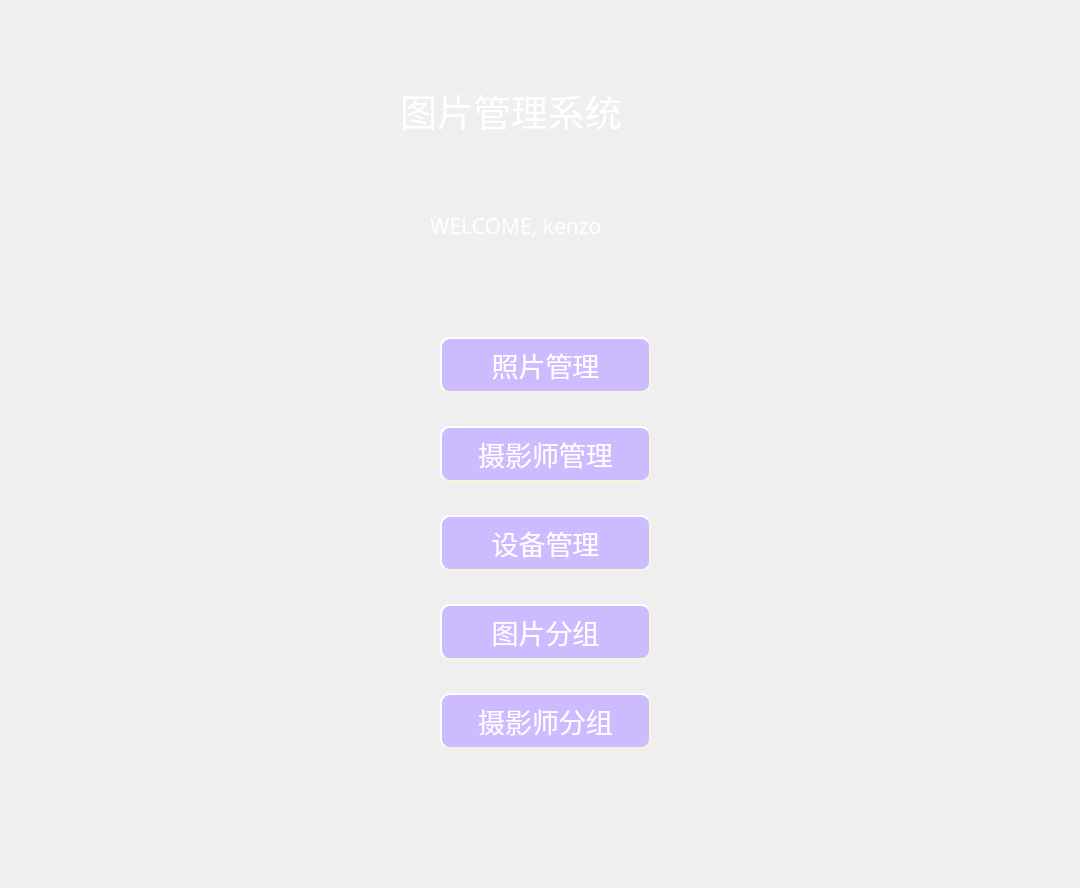
<?xml version="1.0" encoding="UTF-8"?>
<ui version="4.0">
 <class>MainWindow</class>
 <widget class="QMainWindow" name="MainWindow">
  <property name="geometry">
   <rect>
    <x>0</x>
    <y>0</y>
    <width>1080</width>
    <height>888</height>
   </rect>
  </property>
  <property name="windowTitle">
   <string>MainWindow</string>
  </property>
  <property name="styleSheet">
   <string notr="true">QMainWindow{
border-image:url(C:/Users/57070/Desktop/py file/PYQT5/eric6_pyqt5/photoDBS/photos/mainwindow1.jpg);
}</string>
  </property>
  <widget class="QWidget" name="centralWidget">
   <widget class="QLabel" name="maintitle">
    <property name="geometry">
     <rect>
      <x>400</x>
      <y>70</y>
      <width>301</width>
      <height>81</height>
     </rect>
    </property>
    <property name="font">
     <font>
      <family>华文新魏</family>
      <pointsize>28</pointsize>
     </font>
    </property>
    <property name="styleSheet">
     <string notr="true">QLabel{
border：none;
border-radius：5px;
color:rgb(255, 255, 255);
}
</string>
    </property>
    <property name="text">
     <string>图片管理系统</string>
    </property>
   </widget>
   <widget class="QLabel" name="welcome_words">
    <property name="geometry">
     <rect>
      <x>430</x>
      <y>200</y>
      <width>261</width>
      <height>51</height>
     </rect>
    </property>
    <property name="font">
     <font>
      <family>华文新魏</family>
      <pointsize>16</pointsize>
     </font>
    </property>
    <property name="styleSheet">
     <string notr="true">QLabel{
border：none;
border-radius：5px;
color:rgb(255, 255, 255);
}
</string>
    </property>
    <property name="text">
     <string>WELCOME, kenzo</string>
    </property>
   </widget>
   <widget class="QWidget" name="layoutWidget">
    <property name="geometry">
     <rect>
      <x>440</x>
      <y>310</y>
      <width>211</width>
      <height>471</height>
     </rect>
    </property>
    <layout class="QVBoxLayout" name="verticalLayout">
     <item>
      <widget class="QPushButton" name="enterpic">
       <property name="font">
        <font>
         <family>华文新魏</family>
         <pointsize>20</pointsize>
        </font>
       </property>
       <property name="styleSheet">
        <string notr="true">QPushButton {
border-style: outset;
border-width:2px;
border-radius:10px;
border-color: beige;
background:rgb(204, 188, 255);
color:rgb(255, 255, 255);
min-width:10em;
padding:6px;
}
QPushButton:pressed {
background-color: rgb(224,0,0);
border-style: inset;
}</string>
       </property>
       <property name="text">
        <string>照片管理</string>
       </property>
      </widget>
     </item>
     <item>
      <widget class="QPushButton" name="enterpeople">
       <property name="font">
        <font>
         <family>华文新魏</family>
         <pointsize>20</pointsize>
        </font>
       </property>
       <property name="styleSheet">
        <string notr="true">QPushButton {
border-style: outset;
border-width:2px;
border-radius:10px;
border-color: beige;
background:rgb(204, 188, 255);
color:rgb(255, 255, 255);
min-width:10em;
padding:6px;
}
QPushButton:pressed {
background-color: rgb(224,0,0);
border-style: inset;
}</string>
       </property>
       <property name="text">
        <string>摄影师管理</string>
       </property>
      </widget>
     </item>
     <item>
      <widget class="QPushButton" name="enterdevices">
       <property name="font">
        <font>
         <family>华文新魏</family>
         <pointsize>20</pointsize>
        </font>
       </property>
       <property name="styleSheet">
        <string notr="true">QPushButton {
border-style: outset;
border-width:2px;
border-radius:10px;
border-color: beige;
background:rgb(204, 188, 255);
color:rgb(255, 255, 255);
min-width:10em;
padding:6px;
}
QPushButton:pressed {
background-color: rgb(224,0,0);
border-style: inset;
}</string>
       </property>
       <property name="text">
        <string>设备管理</string>
       </property>
      </widget>
     </item>
     <item>
      <widget class="QPushButton" name="enterpicgroup">
       <property name="font">
        <font>
         <family>华文新魏</family>
         <pointsize>20</pointsize>
        </font>
       </property>
       <property name="styleSheet">
        <string notr="true">QPushButton {
border-style: outset;
border-width:2px;
border-radius:10px;
border-color: beige;
background:rgb(204, 188, 255);
color:rgb(255, 255, 255);
min-width:10em;
padding:6px;
}
QPushButton:pressed {
background-color: rgb(224,0,0);
border-style: inset;
}</string>
       </property>
       <property name="text">
        <string>图片分组</string>
       </property>
      </widget>
     </item>
     <item>
      <widget class="QPushButton" name="enterpeogroup">
       <property name="font">
        <font>
         <family>华文新魏</family>
         <pointsize>20</pointsize>
        </font>
       </property>
       <property name="styleSheet">
        <string notr="true">QPushButton {
border-style: outset;
border-width:2px;
border-radius:10px;
border-color: beige;
background:rgb(204, 188, 255);
color:rgb(255, 255, 255);
min-width:10em;
padding:6px;
}
QPushButton:pressed {
background-color: rgb(224,0,0);
border-style: inset;
}</string>
       </property>
       <property name="text">
        <string>摄影师分组</string>
       </property>
      </widget>
     </item>
    </layout>
   </widget>
   <zorder>layoutWidget</zorder>
   <zorder>welcome_words</zorder>
   <zorder>maintitle</zorder>
  </widget>
 </widget>
 <resources/>
 <connections/>
</ui>
